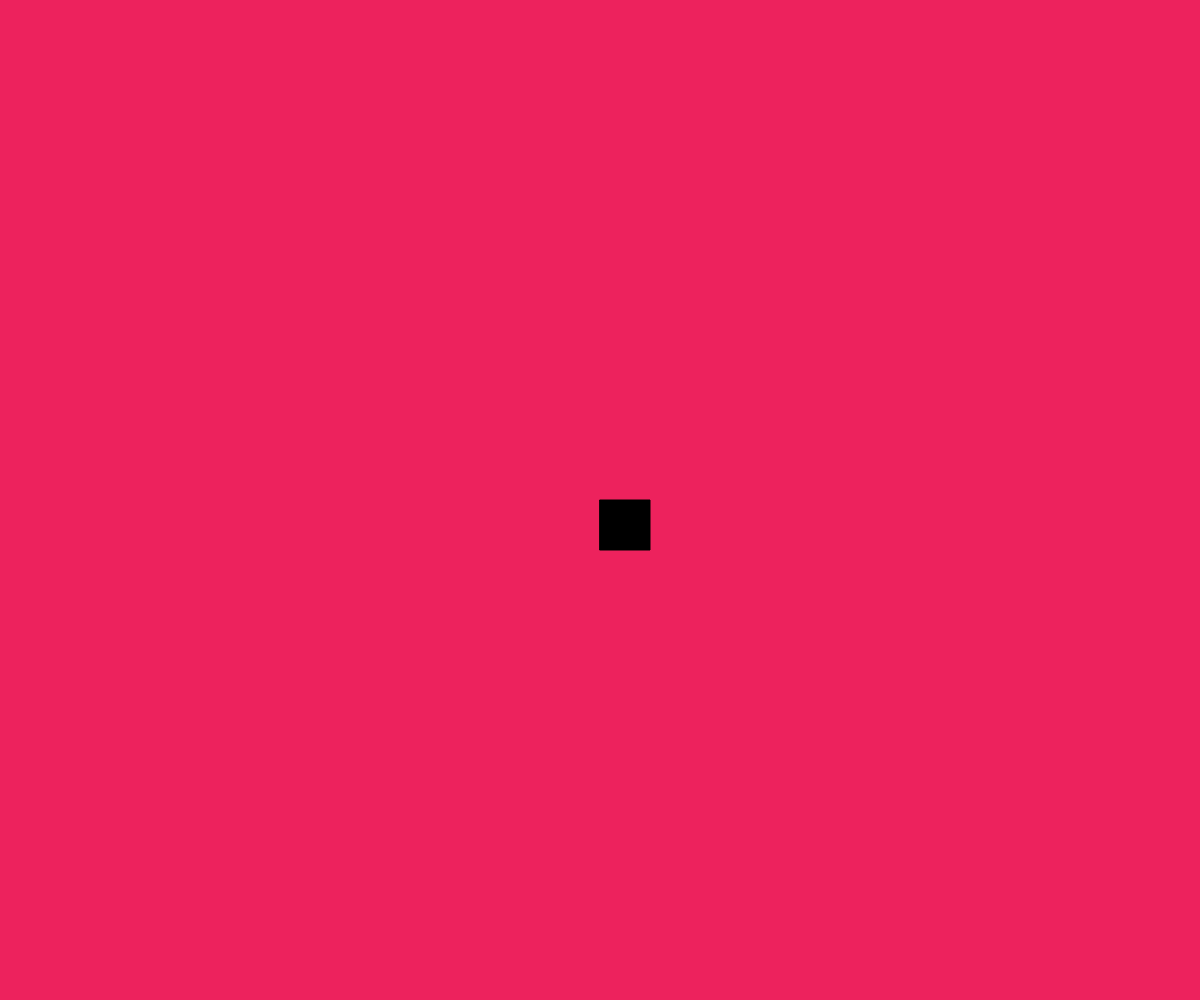
Frame 1 (no input)
Frame 60 (no input): identical to frame 1, image omitted
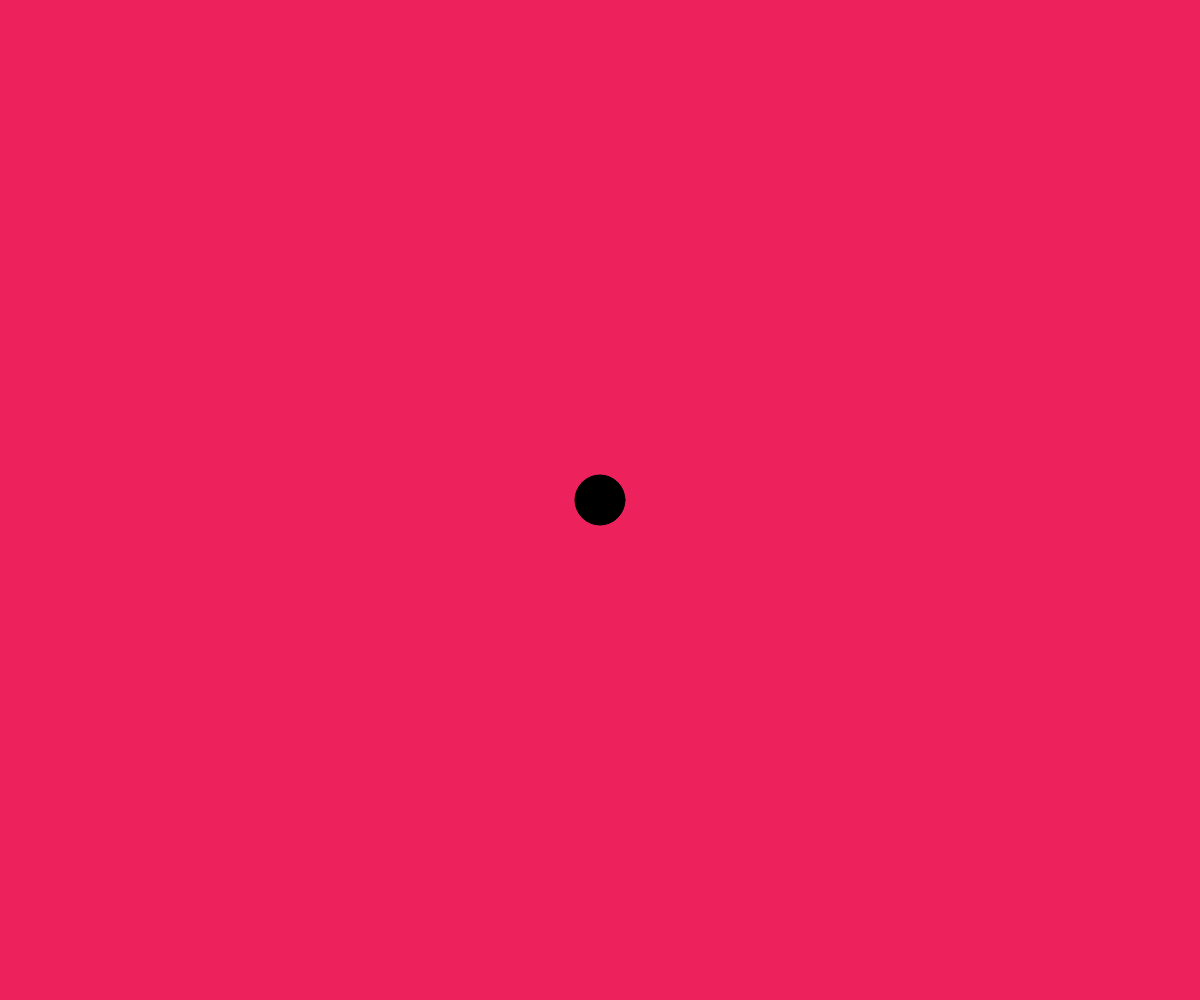
Frame 120 (the mouse pressed at the canvas centre since frame 60)

The p5.js sketch that drew these frames (run headless with seeded random() and noise() and a simulated clock; from frame 60 on, the mouse is pressed at the canvas centre):

// p5.js sketch
// ── sketch.js
function setup() {
  // put setup code here
  createCanvas(windowWidth, windowHeight)
}

  // put drawing code here
  function draw() {
  background(237, 34, 93);
  fill(0);

  if (mouseIsPressed) {
    //this is where you put the "pressed" shapes
    ellipse( width/2, height/2, 50, 50);


  } else {
    //this  is for the "unpressed" state
    rect(width/2, height/2, 50, 50);
  }


}
  function mouseReleased() {
    console.log(mouseX + ',' + mouseY ) ;
  }
